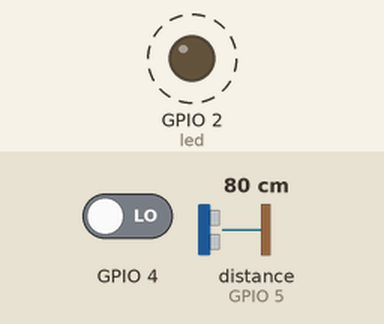
A program run on a simulated ESP8266 board running MicroPython. Shown: output pins drawn as LEDs (lit = HIGH, except the on-board LED, lit = LOW). Dashed ring = blinking. Inputs (shaded band) come from the test bench; at power-on: GPIO 4 LOW, distance to the obstacle (sensor on GPIO 5) 80 cm. The echo pulse lasts 58.3 µs per cm; WiFi joins after 1.5 s; files the program writes start out absent; what the program prints to the serial console is not drawn.

Above: at 3.0 s.
Timing chart, 0 to 6.6 s (numbered marks = the images above):
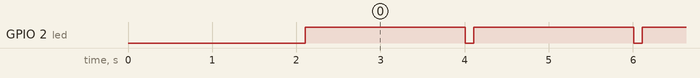

Measured:
- by itself, GPIO 2 (led): alternates HIGH for 1.9 s and LOW for 0.11 s

The program:

main.py
```python
import machine
import time
import struct
import socket
import select
import gc
import uasyncio as asyncio
# from robot import RobotArm

# === Configuration ===
LED_PIN = 2  # Onboard LED (GPIO2)
led = machine.Pin(LED_PIN, machine.Pin.OUT)
led.value(1) # Off

# === Robot Instance ===
try:
    # robot = RobotArm()
    print("Robot Arm Disabled")
except Exception as e:
    print(f"Robot Init Error: {e}")
    # Blink fast to indicate error
    while True:
        led.value(not led.value())
        time.sleep(0.1)

# === CRC16-CCITT (Poly 0x1021) ===
def calculate_crc(data):
    crc = 0xFFFF
    for byte in data:
        crc ^= byte << 8
        for _ in range(8):
            if crc & 0x8000:
                crc = (crc << 1) ^ 0x1021
            else:
                crc <<= 1
            crc &= 0xFFFF
    return crc

# === Async Tasks ===

async def led_heartbeat():
    """Blinks LED to show system is alive"""
    print("[Task] LED Heartbeat started")
    while True:
        led.value(0) # On
        await asyncio.sleep(0.1)
        led.value(1) # Off
        await asyncio.sleep(1.9)

# async def motor_loop():
#     """Runs robot update loop at 50Hz (20ms)"""
#     print("[Task] Motor Loop started")
#     while True:
#         # robot.update()
#         await asyncio.sleep_ms(20)

async def network_listener():
    """Polls UDP and Serial for commands"""
    print("[Task] Network Listener started")

    # UDP Setup
    udp = socket.socket(socket.AF_INET, socket.SOCK_DGRAM)
    udp.setblocking(False)
    try:
        udp.bind(('0.0.0.0', 4211))
    except Exception as e:
        print(f"UDP Bind Error: {e}")

    uart = machine.UART(0, 115200)
    uart.init(115200, bits=8, parity=None, stop=1, timeout=0)

    while True:
        # 1. Poll UDP
        try:
            data, addr = udp.recvfrom(64)
            if data:
                process_packet(data)
        except OSError:
            pass

        # 2. Check Serial
        if uart.any():
            raw = uart.read()
            if raw:
                process_packet(raw)

        await asyncio.sleep_ms(10)

def process_packet(data):
    """Parses incoming binary packet (RM header)"""
    if len(data) < 4: return

    try:
        idx = data.find(b'RM')
        if idx == -1: return

        pkt = data[idx:]
        if len(pkt) < 4: return

        cmd_id = pkt[2]
        pkt_len = 0
        if cmd_id == 0x01: pkt_len = 2 + 1 + 12 + 2 # 17 bytes
        elif cmd_id == 0x03: pkt_len = 2 + 1 + 16 + 2 # 21 bytes

        if pkt_len > 0 and len(pkt) >= pkt_len:
            # Verify CRC
            payload_with_header = pkt[0 : pkt_len-2]
            received_crc = struct.unpack('<H', pkt[pkt_len-2 : pkt_len])[0]
            calc = calculate_crc(payload_with_header)

            if calc == received_crc:
                payload = pkt[3 : pkt_len-2]
                if cmd_id == 0x03:
                    try:
                        b, s, e, g = struct.unpack('<ffff', payload)
                        # robot.move_angles(b, s, e, g)
                        pass
                    except: pass
                elif cmd_id == 0x01: # XYZ Support
                     try:
                        if len(payload) == 16:
                             x, y, z, g = struct.unpack('<ffff', payload)
                             # robot.move_to(x,y,z,g)
                             pass
                        else:
                             x, y, z = struct.unpack('<fff', payload)
                             # robot.move_to(x,y,z)
                             pass
                     except: pass

    except Exception as e:
        print(f"Packet Error: {e}")

# === Main Entry ===
async def main():
    print("=== ESP8266 Robot Arm Firmware v2.1 (Async) ===")

    import network
    wlan = network.WLAN(network.STA_IF)
    if wlan.isconnected():
        print(f"IP: {wlan.ifconfig()[0]}")

    asyncio.create_task(led_heartbeat())
    # asyncio.create_task(motor_loop())
    asyncio.create_task(sensor_loop()) # [NEW] Sensor Task
    asyncio.create_task(network_listener())

    while True:
        await asyncio.sleep(10)

# === Sensor Task ===
from sensors import SonarOnePin, VibrationSensor
import json

async def sensor_loop():
    """Reads sensors and broadcasts UDP data"""
    # NOTE: User requested D1 (GPIO5) for Sonar and D2 (GPIO4) for Vibration.
    # Check wiring to avoid conflict with Base/Shoulder Servos if connected.

    # [DISABLED ROBOT CONFIG]
    # sensor_cfg = robot.config.get('sensors', {})
    # sonar_pin = sensor_cfg.get('sonar', {}).get('pin', 5)
    # vib_pin = sensor_cfg.get('vibration', {}).get('pin', 4)
    sonar_pin = 5
    vib_pin = 4

    print(f"[Task] Sensor Loop started (Sonar: {sonar_pin}, Vib: {vib_pin})")

    sonar = SonarOnePin(sonar_pin)
    vib = VibrationSensor(vib_pin)

    udp = socket.socket(socket.AF_INET, socket.SOCK_DGRAM)

    # Calculate Subnet Broadcast (e.g. 10.28.14.72 -> 10.28.14.255)
    import network
    wlan = network.WLAN(network.STA_IF)
    try:
        ip = wlan.ifconfig()[0]
        parts = ip.split('.')
        # Assume /24 subnet (Standard for Home/Office)
        broadcast_ip = "{}.{}.{}.255".format(parts[0], parts[1], parts[2])
    except:
        broadcast_ip = '255.255.255.255' # Fallback

    dest_addr = (broadcast_ip, 4211)
    print(f"[Task] Broadcast Target: {broadcast_ip}")

    print("[Task] Sensor Loop started (Sonar: D1, Vib: D2)")

    while True:
        dist = sonar.measure_cm()
        is_vib = vib.is_vibrating()

        # Prepare Payload
        # Compact JSON: {"d": dist, "v": 0/1}
        payload = {"d": round(dist, 1), "v": 1 if is_vib else 0, "device": "esp8266-arm"}
        msg = json.dumps(payload)

        try:
            udp.sendto(msg.encode(), dest_addr)
        except:
            pass

        await asyncio.sleep(0.1) # 10Hz Update

if __name__ == '__main__':
    try:
        asyncio.run(main())
    except KeyboardInterrupt:
        print("Stopped")
    except Exception as e:
        print(f"Crash: {e}")
```

sensors.py
```python
import machine
import time

class SonarOnePin:
    def __init__(self, pin_num):
        """
        初始化單腳超聲波感測器
        :param pin_num: 連接 SIG 的 GPIO 編號 (例如 ESP8266 D1=5, D2=4)
        """
        self.pin_num = pin_num
        # 這裡不預先設定 Pin 模式，因為需要在測量時動態切換

    def measure_cm(self):
        """
        執行測距並返回公分 (cm)
        :return: 距離(cm)，若超時或錯誤則返回 -1
        """
        # 1. 設定為輸出模式 (OUTPUT) 以發送觸發訊號
        # 注意：每次測量前都要重新建立 Pin 物件或重新設定模式
        sig_pin = machine.Pin(self.pin_num, machine.Pin.OUT)

        # 2. 發送 Trigger 脈衝
        # 先拉低確保乾淨的信號
        sig_pin.value(0)
        time.sleep_us(2)

        # 拉高 10us (標準觸發時間)
        sig_pin.value(1)
        time.sleep_us(10)

        # 拉低結束觸發
        sig_pin.value(0)

        # 3. 立即切換為輸入模式 (INPUT) 以讀取 Echo
        # 這一步必須非常快，以便捕捉感測器回傳的高電位訊號
        sig_pin.init(machine.Pin.IN)

        try:
            # 4. 測量脈衝寬度 (等待高電位 pulse)
            # timeout_us=30000 (30ms) 大約對應 5公尺距離，避免無限等待
            duration_us = machine.time_pulse_us(sig_pin, 1, 30000)

            # 處理超時 (time_pulse_us 在某些版本超時會返回負數)
            if duration_us < 0:
                return -1

            # 5. 計算距離
            # 聲速約 340m/s = 0.0343 cm/us
            # 距離 = (時間 * 聲速) / 2 (來回)
            distance_cm = (duration_us * 0.0343) / 2
            return distance_cm

        except OSError as e:
            # ESP8266 若 time_pulse_us 超時可能會拋出 OSError: [Errno 110] ETIMEDOUT
            return -1

class VibrationSensor:
    def __init__(self, pin_num):
        """
        Vibration/Shake Sensor (e.g. SW-420)
        DIGITAL OUTPUT
        """
        self.pin = machine.Pin(pin_num, machine.Pin.IN)

    def is_vibrating(self):
        """Returns True if vibration currently detected"""
        return self.pin.value() == 1
```

boot.py
```python
# boot.py (優化版)
import network
import time

SSID = "Bk"
PASSWORD = "........."
MAX_RETRIES = 20  # Increase retries for slow hotspots
TIMEOUT_MS = 1000 # 1s per retry

def connect_wifi():
    wlan = network.WLAN(network.STA_IF)
    wlan.active(True)

    mac = wlan.config('mac')
    print('MAC:', ':'.join(['%02X' % b for b in mac]))

    if wlan.isconnected():
        print('Already connected!')
        cfg = wlan.ifconfig()
        print('IP:', cfg[0])
        return True

    print('Connecting to "' + SSID + '"...')
    wlan.connect(SSID, PASSWORD)

    retry = 0
    while not wlan.isconnected() and retry < MAX_RETRIES:
        status = wlan.status()

        status_msg = ["IDLE", "CONNECTING", "WRONG_PASSWORD",
                     "NO_AP_FOUND", "CONNECT_FAIL", "GOT_IP"]
        if status < len(status_msg):
            print('[' + str(retry) + '] ' + status_msg[status])

        # 快速失敗
        if status in [2, 3]:  # WRONG_PASSWORD, NO_AP_FOUND
            print('ERROR: Cannot connect (' + status_msg[status] + ')')
            print('Starting in OFFLINE mode...')
            return False

        time.sleep_ms(TIMEOUT_MS)
        retry += 1

    if wlan.isconnected():
        print('\n=== WiFi Connected ===')
        cfg = wlan.ifconfig()
        print('IP: ' + cfg[0])
        print('Gateway: ' + cfg[2])
        print('=====================')
        return True
    else:
        print('\nWiFi timeout. Starting in OFFLINE mode...')
        return False

# Execute
wifi_ok = connect_wifi()

# [NEW] 導出狀態給 main.py
try:
    with open('.wifi_status', 'w') as f:
        f.write('1' if wifi_ok else '0')
except:
    pass
```
